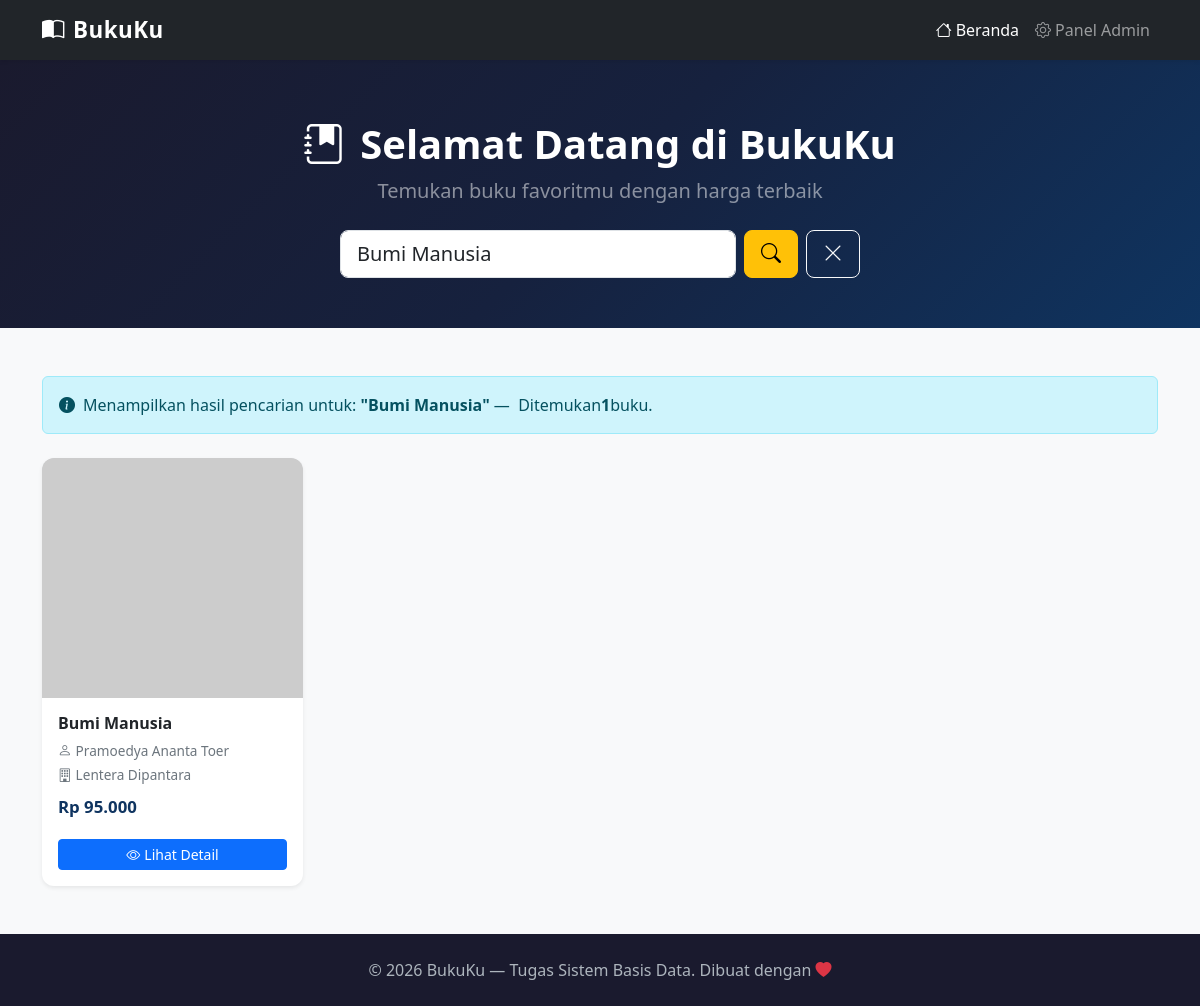
/index.php?cari=Bumi Manusia, run on the app's committed database.
### tables this page shows
CREATE TABLE IF NOT EXISTS buku (
    id       INT(11)        NOT NULL AUTO_INCREMENT,
    judul    VARCHAR(150)   NOT NULL,
    penulis  VARCHAR(100)   NOT NULL,
    penerbit VARCHAR(100)   NOT NULL,
    harga    DECIMAL(12,0)  NOT NULL DEFAULT 0,
    stok     INT(11)        NOT NULL DEFAULT 0,
    deskripsi TEXT,
    cover    VARCHAR(255)   DEFAULT NULL,
    PRIMARY KEY (id)
);

### index.php (the view, shortened to what this page needs)
<?php
require_once 'config/koneksi.php';
$kataCari = isset($_GET['cari']) ? trim($_GET['cari']) : '';
if ($kataCari !== '') {
    $stmt = $koneksi->prepare("SELECT * FROM buku WHERE judul LIKE ? ORDER BY judul ASC");
    $paramCari = "%" . $kataCari . "%";
    $stmt->bind_param("s", $paramCari);
    $stmt->execute();
    $result = $stmt->get_result();
} else {
    $result = $koneksi->query("SELECT * FROM buku ORDER BY id DESC");
}
?>
<!DOCTYPE html>
<html lang="id">
<head>
    <link href="https://cdn.jsdelivr.net/npm/bootstrap@5.3.3/dist/css/bootstrap.min.css" rel="stylesheet">
    <link href="https://cdn.jsdelivr.net/npm/bootstrap-icons@1.11.3/font/bootstrap-icons.min.css" rel="stylesheet">
    <link href="assets/css/style.css" rel="stylesheet">
</head>
<body>
    <nav class="navbar navbar-expand-lg navbar-dark bg-dark sticky-top shadow-sm">
        <div class="container">
            <a class="navbar-brand" href="index.php">
                <i class="bi bi-book-half me-2"></i>BukuKu
            </a>
            <div class="collapse navbar-collapse" id="navbarNav">
                <ul class="navbar-nav ms-auto">
                    <li class="nav-item">
                        <a class="nav-link active" href="index.php"><i class="bi bi-house me-1"></i>Beranda</a>
                    </li>
                    <li class="nav-item">
                        <a class="nav-link" href="admin/index.php"><i class="bi bi-gear me-1"></i>Panel Admin</a>
                    </li>
                </ul>
            </div>
        </div>
    </nav>
    <section class="hero-section text-center">
        <div class="container">
            <h1><i class="bi bi-journal-bookmark-fill me-3"></i>Selamat Datang di BukuKu</h1>
            <p class="lead mt-2 mb-4 text-white-50">Temukan buku favoritmu dengan harga terbaik</p>
            <div class="search-wrapper">
                <form action="index.php" method="GET" class="d-flex gap-2">
                    <input
                        type="text"
                        name="cari"
                        class="form-control form-control-lg"
                        placeholder="Cari judul buku..."
                        value="<?= htmlspecialchars($kataCari) ?>"
                        autocomplete="off"
                    >
                    <button class="btn btn-warning btn-lg fw-bold" type="submit">
                        <i class="bi bi-search"></i>
                    </button>
                    <?php if ($kataCari !== ''): ?>
                        <a href="index.php" class="btn btn-outline-light btn-lg" title="Hapus pencarian">
                            <i class="bi bi-x-lg"></i>
                        </a>
                    <?php endif; ?>
                </form>
            </div>
        </div>
    </section>
    <main class="container my-5">
        <?php if ($kataCari !== ''): ?>
            <div class="alert alert-info d-flex align-items-center mb-4" role="alert">
                <i class="bi bi-info-circle-fill me-2"></i>
                Menampilkan hasil pencarian untuk: <strong class="ms-1">"<?= htmlspecialchars($kataCari) ?>"</strong>
                &nbsp;&mdash;&nbsp; Ditemukan <strong><?= $result->num_rows ?></strong> buku.
            </div>
        <?php endif; ?>
        <?php if ($result->num_rows > 0): ?>
            <div class="row row-cols-1 row-cols-sm-2 row-cols-md-3 row-cols-xl-4 g-4">
                <?php while ($buku = $result->fetch_assoc()): ?>
                    <div class="col">
                        <div class="card book-card shadow-sm">
                            <img
                                src="<?= $buku['cover'] ? htmlspecialchars($buku['cover']) : 'https://via.placeholder.com/300x400?text=No+Cover' ?>"
                                class="card-img-top"
                                alt="Cover <?= htmlspecialchars($buku['judul']) ?>"
                                onerror="this.src='https://via.placeholder.com/300x400?text=No+Cover'"
                            >
                            <div class="card-body p-3">
                                <h6 class="card-title"><?= htmlspecialchars($buku['judul']) ?></h6>
                                <p class="card-text penulis mb-1">
                                    <i class="bi bi-person me-1"></i><?= htmlspecialchars($buku['penulis']) ?>
                                </p>
                                <p class="card-text penulis mb-0">
                                    <i class="bi bi-building me-1"></i><?= htmlspecialchars($buku['penerbit']) ?>
                                </p>
                                <p class="harga">
                                    Rp <?= number_format($buku['harga'], 0, ',', '.') ?>
                                </p>
                                <a href="detail.php?id=<?= $buku['id'] ?>" class="btn btn-primary btn-sm w-100 mt-1">
                                    <i class="bi bi-eye me-1"></i>Lihat Detail
                                </a>
                            </div>
                        </div>
                    </div>
                <?php endwhile; ?>
            </div>
        <?php endif; ?>
    </main>
    <footer class="text-center mt-auto">
        <div class="container">
            <p class="mb-0">&copy; <?= date('Y') ?> BukuKu &mdash; Tugas Sistem Basis Data. Dibuat dengan <i class="bi bi-heart-fill text-danger"></i></p>
        </div>
    </footer>
</body>
</html>

### assets/css/style.css (style rules this page uses)
body { background-color: #f8f9fa; font-family: 'Segoe UI', Tahoma, Geneva, Verdana, sans-serif; }
.navbar-brand { font-weight: 700; font-size: 1.4rem; letter-spacing: 0.5px; }
.hero-section { background: linear-gradient(135deg, #1a1a2e 0%, #16213e 50%, #0f3460 100%); color: white; padding: 60px 0 50px; }
.hero-section h1 { font-size: 2.5rem; font-weight: 800; }
.book-card { transition: transform 0.25s ease, box-shadow 0.25s ease; border: none; border-radius: 12px; overflow: hidden; height: 100%; }
.book-card .card-img-top { height: 240px; object-fit: cover; object-position: top; background-color: #e9ecef; }
.book-card .card-body { display: flex; flex-direction: column; }
.book-card .card-title { font-size: 1rem; font-weight: 700; display: -webkit-box; -webkit-line-clamp: 2; -webkit-box-orient: vertical; overflow: hidden; }
.book-card .card-text.penulis { font-size: 0.85rem; color: #6c757d; }
.book-card .harga { font-size: 1.05rem; font-weight: 700; color: #0f3460; margin-top: auto; padding-top: 8px; }
footer { background-color: #1a1a2e; color: #adb5bd; padding: 24px 0; }
.search-wrapper { max-width: 520px; margin: 0 auto; }

### data on the page
buku: judul "Bumi Manusia", penulis "Pramoedya Ananta Toer", penerbit "Lentera Dipantara", harga "95.000"

### other printed values
$kataCari "Bumi Manusia"
$result->num_rows "1"
